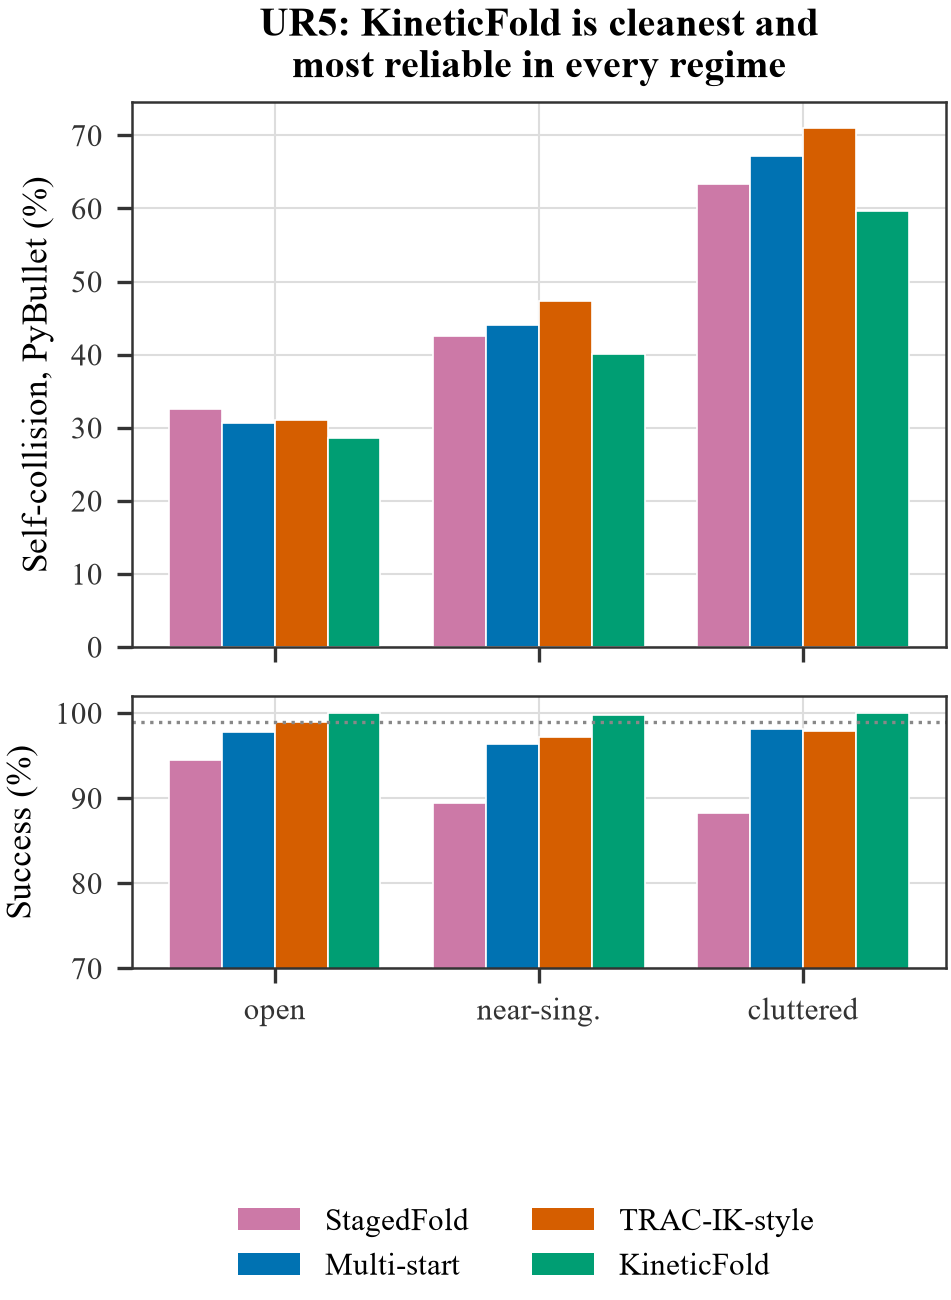

Generate this figure with Python:
"""F5 -- UR5 real-mesh self-collision vs. success, high/mid-success solvers.

Two stacked panels sharing the x-axis: (top) PyBullet self-collision rate; (bottom)
success rate. On the 10-seed run KineticFold has the LOWEST self-collision in every
regime -- open, near-singular, and cluttered -- while being the only solver at ~100%
success. StagedFold is shown to make the honesty explicit: it is dominated on BOTH
axes (higher collision AND lower success), so KineticFold's cleanliness is not bought
by dropping hard targets from its denominator. MuJoCo agrees (CSV `mj_collision_pct`).

Source: collision CSV (default: 10-seed UR5 run, needs pb_collision_pct + success_pct).
Run:    python fig_collision_ur5.py [--csv path/to/master_10seed_fast.csv]
"""
from __future__ import annotations

import argparse
import os
import sys

sys.path.insert(0, os.path.dirname(os.path.abspath(__file__)))
import _style as S

import matplotlib.pyplot as plt
import numpy as np
from matplotlib.patches import Patch

# ordered so the high-success trio is grouped; StagedFold shown but de-emphasised
SOLVERS = ["protein_ik", "multi_start", "trac_ik_style", "protein_fast"]


def grouped(ax, rows, field, solvers, scen):
    x = np.arange(len(scen))
    w = 0.8 / len(solvers)
    for i, sid in enumerate(solvers):
        vals = [S.cell(rows, "ur5", sc).get(sid, {}).get(field, float("nan"))
                for sc in scen]
        ax.bar(x + (i - (len(solvers) - 1) / 2) * w, vals, w,
               color=S.color(sid), edgecolor="white", linewidth=0.4, zorder=2)
    ax.set_xticks(x)
    ax.set_xticklabels([S.SCEN_LABEL[s] for s in scen])


def main():
    ap = argparse.ArgumentParser()
    ap.add_argument("--csv", default=str(S.DEFAULT_COLLISION_CSV))
    args = ap.parse_args()

    S.use_paper_style()
    rows = S.load_rows(args.csv)
    solvers = [s for s in SOLVERS if any(r["robot"] == "ur5" and r["solver"] == s
                                         for r in rows)]
    scen = [s for s in S.SCENARIOS if S.cell(rows, "ur5", s)]

    fig, (ax1, ax2) = plt.subplots(2, 1, figsize=(S.COL, S.COL * 1.25),
                                   sharex=True, height_ratios=[2, 1])
    grouped(ax1, rows, "pb_collision_pct", solvers, scen)
    ax1.set_ylabel("Self-collision, PyBullet (%)")
    ax1.set_title("UR5: KineticFold is cleanest and\nmost reliable in every regime")

    grouped(ax2, rows, "success_pct", solvers, scen)
    ax2.set_ylabel("Success (%)")
    ax2.set_ylim(70, 102)
    ax2.axhline(99, ls=":", lw=0.8, color="#888")

    handles = [Patch(facecolor=S.color(s), label=S.label(s)) for s in solvers]
    fig.legend(handles=handles, ncol=2, loc="lower center",
               bbox_to_anchor=(0.5, -0.04))
    fig.subplots_adjust(bottom=0.22, hspace=0.12)

    S.save(fig, "fig_collision_ur5")


if __name__ == "__main__":
    main()
